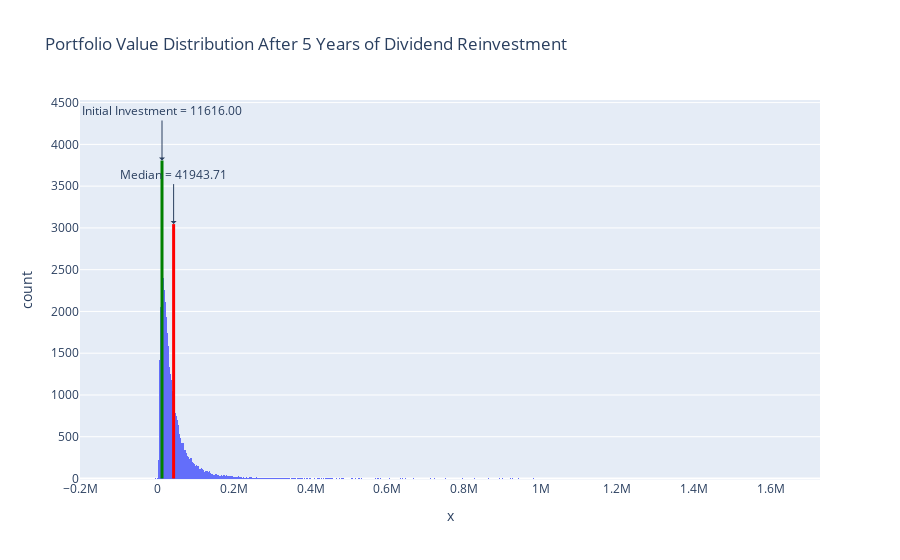

The cell this chart's notebook holds for it:
### Code cell
# Display the results as a histogram
fig = px.histogram(x=simulationOutcomes, title='Portfolio Value Distribution After 5 Years of Dividend Reinvestment')
# Calculate the maximum count of the histogram bins
y_max = np.histogram(simulationOutcomes, bins='auto')[0].max()
# Add a vertical line at the median
fig.add_shape(type='line', 
              x0=median, 
              x1=median, 
              y0=0, 
              y1=y_max*0.8, 
              line=dict(color='red', width=3))
fig.add_annotation(x=median, 
                   y=y_max*0.8, 
                   text="Median = {:.2f}".format(median), 
                   showarrow=True, 
                   arrowhead=1, 
                   ax=0, 
                   ay=-50)
# Add a vertical line at the initial investment
fig.add_shape(type='line', 
              x0=initialInvestment, 
              x1=initialInvestment, 
              y0=0, 
              y1=y_max, 
              line=dict(color='green', width=3))
fig.add_annotation(x=initialInvestment, 
                   y=y_max, 
                   text="Initial Investment = {:.2f}".format(initialInvestment), 
                   showarrow=True, 
                   arrowhead=1, 
                   ax=0, 
                   ay=-50)
fig.show()

### Figure 1 — Plotly figure (JSON) as saved in the notebook; plotly's stock layout.template omitted (floating-point values rounded to 4 significant figures; data arrays with more than 128 entries replaced by an {"elided": "..."} marker saying what was removed)
{"data": [{"alignmentgroup": "True", "bingroup": "x", "hovertemplate": "x=%{x}<br>count=%{y}<extra></extra>", "legendgroup": "", "marker": {"color": "#636efa", "pattern": {"shape": ""}}, "name": "", "offsetgroup": "", "orientation": "v", "showlegend": false, "type": "histogram", "x": {"elided": "100000 float values"}, "xaxis": "x", "yaxis": "y"}], "layout": {"annotations": [{"arrowhead": 1, "ax": 0, "ay": -50, "showarrow": true, "text": "Median = 41943.71", "x": 41940.0, "y": 3046.0}, {"arrowhead": 1, "ax": 0, "ay": -50, "showarrow": true, "text": "Initial Investment = 11616.00", "x": 11616, "y": 3807}], "barmode": "relative", "legend": {"tracegroupgap": 0}, "shapes": [{"line": {"color": "red", "width": 3}, "type": "line", "x0": 41940.0, "x1": 41940.0, "y0": 0, "y1": 3046.0}, {"line": {"color": "green", "width": 3}, "type": "line", "x0": 11616, "x1": 11616, "y0": 0, "y1": 3807}], "title": {"text": "Portfolio Value Distribution After 5 Years of Dividend Reinvestment"}, "xaxis": {"anchor": "y", "domain": [0, 1], "title": {"text": "x"}}, "yaxis": {"anchor": "x", "domain": [0, 1], "title": {"text": "count"}}}}
